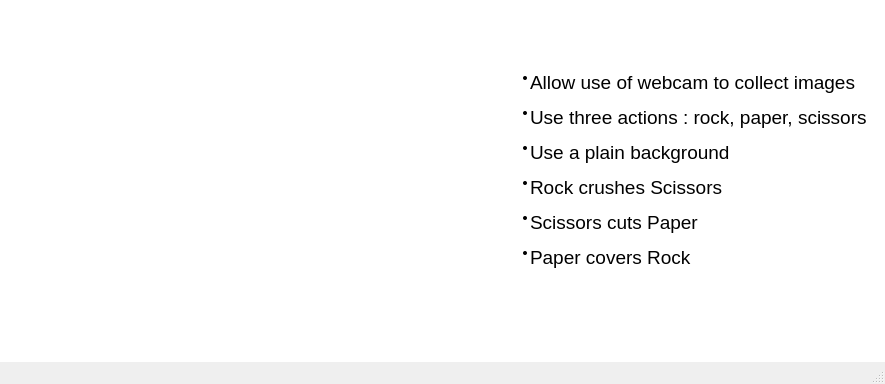
<?xml version="1.0" encoding="UTF-8"?>
<ui version="4.0">
 <class>MainWindow</class>
 <widget class="QMainWindow" name="MainWindow">
  <property name="geometry">
   <rect>
    <x>0</x>
    <y>0</y>
    <width>885</width>
    <height>384</height>
   </rect>
  </property>
  <property name="windowTitle">
   <string>MainWindow</string>
  </property>
  <widget class="QWidget" name="centralwidget">
   <widget class="QTextBrowser" name="textBrowser">
    <property name="geometry">
     <rect>
      <x>-390</x>
      <y>-60</y>
      <width>1281</width>
      <height>631</height>
     </rect>
    </property>
    <property name="verticalScrollBarPolicy">
     <enum>Qt::ScrollBarAlwaysOff</enum>
    </property>
    <property name="horizontalScrollBarPolicy">
     <enum>Qt::ScrollBarAlwaysOff</enum>
    </property>
    <property name="html">
     <string>&lt;!DOCTYPE HTML PUBLIC &quot;-//W3C//DTD HTML 4.0//EN&quot; &quot;http://www.w3.org/TR/REC-html40/strict.dtd&quot;&gt;
&lt;html&gt;&lt;head&gt;&lt;meta name=&quot;qrichtext&quot; content=&quot;1&quot; /&gt;&lt;style type=&quot;text/css&quot;&gt;
p, li { white-space: pre-wrap; }
&lt;/style&gt;&lt;/head&gt;&lt;body style=&quot; font-family:'MS Shell Dlg 2'; font-size:8.25pt; font-weight:400; font-style:normal;&quot;&gt;
&lt;p style=&quot; margin-top:0px; margin-bottom:0px; margin-left:0px; margin-right:0px; -qt-block-indent:0; text-indent:0px;&quot;&gt;&lt;img src=&quot;:/Rules/wp8121942.png&quot; /&gt;&lt;/p&gt;&lt;/body&gt;&lt;/html&gt;</string>
    </property>
   </widget>
   <widget class="QLabel" name="label">
    <property name="geometry">
     <rect>
      <x>490</x>
      <y>50</y>
      <width>401</width>
      <height>241</height>
     </rect>
    </property>
    <property name="text">
     <string>&lt;html&gt;&lt;head/&gt;
&lt;body&gt;&lt;ul&gt;&lt;li&gt;&lt;p&gt;&lt;span style=&quot; font-size:14pt;&quot;&gt;Allow use of webcam to collect images&lt;/span&gt;&lt;/p&gt;&lt;/li&gt;&lt;li&gt;&lt;p&gt;&lt;span style=&quot; font-size:14pt;&quot;&gt;Use three actions : rock, paper, scissors&lt;/span&gt;&lt;/p&gt;&lt;/li&gt;&lt;li&gt;&lt;p&gt;&lt;span style=&quot; font-size:14pt;&quot;&gt;Use a plain background&lt;/span&gt;&lt;/p&gt;&lt;/li&gt;&lt;li&gt;&lt;p&gt;&lt;span style=&quot; font-size:14pt;&quot;&gt;Rock crushes Scissors&lt;/span&gt;&lt;/p&gt;&lt;/li&gt;&lt;li&gt;&lt;p&gt;&lt;span style=&quot; font-size:14pt;&quot;&gt;Scissors cuts Paper&lt;/span&gt;&lt;/p&gt;&lt;/li&gt;&lt;li&gt;&lt;p&gt;&lt;span style=&quot; font-size:14pt;&quot;&gt;Paper covers Rock&lt;/span&gt;&lt;/p&gt;&lt;/li&gt;&lt;/ul&gt;&lt;/body&gt;&lt;/html&gt;</string>
    </property>
   </widget>
  </widget>
  <widget class="QMenuBar" name="menubar">
   <property name="geometry">
    <rect>
     <x>0</x>
     <y>0</y>
     <width>885</width>
     <height>21</height>
    </rect>
   </property>
  </widget>
  <widget class="QStatusBar" name="statusbar"/>
 </widget>
 <resources>
  <include location="rules.qrc"/>
 </resources>
 <connections/>
</ui>
